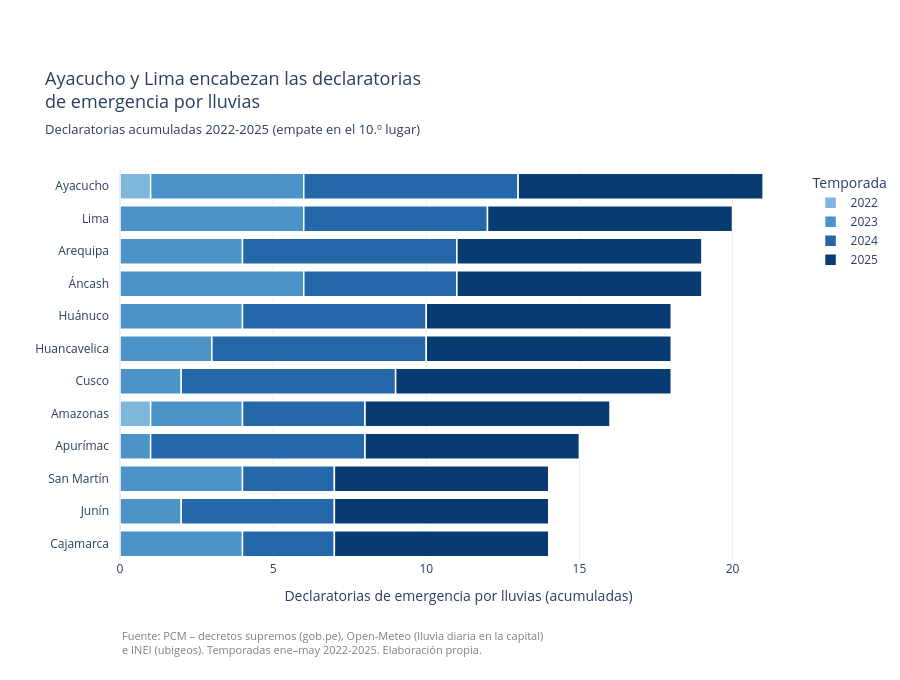

Source (notebook cell):
### Code cell
barras = df[df["departamento"].isin(top["departamento"])].copy()
barras["temporada"] = barras["temporada"].astype(str)   # texto: un color por temporada

fig = px.bar(
    barras, x="declaratorias", y="departamento", color="temporada", orientation="h",
    color_discrete_sequence=COLORES_TEMPORADA,
    category_orders={"temporada": ORDEN_TEMPORADA},
    labels={"declaratorias": "Declaratorias de emergencia por lluvias (acumuladas)",
            "departamento": "", "temporada": "Temporada"},
    title="Ayacucho y Lima encabezan las declaratorias<br>de emergencia por lluvias",
    height=680,
)
fig.update_layout(title_subtitle_text="Declaratorias acumuladas 2022-2025 (empate en el 10.º lugar)")
fig.update_yaxes(categoryorder="total ascending",   # el mayor arriba
                 ticklabelstandoff=10)              # espacio entre el nombre y la barra
fig.update_traces(marker_line_color="white", marker_line_width=1.5)   # separa las temporadas dentro de cada barra
dar_formato(fig, y_fuente=-0.17)
fig.update_layout(margin_t=170)
fig.show()

### Figure 1 — Plotly figure (JSON) as saved in the notebook; plotly's stock layout.template omitted (floating-point values rounded to 4 significant figures)
{"data": [{"hovertemplate": "Temporada=2022<br>Declaratorias de emergencia por lluvias (acumuladas)=%{x}<br>=%{y}<extra></extra>", "legendgroup": "2022", "marker": {"color": "#7fb6dc", "line": {"color": "white", "width": 1.5}, "pattern": {"shape": ""}}, "name": "2022", "orientation": "h", "showlegend": true, "textposition": "auto", "type": "bar", "x": [1, 0, 0, 0, 1, 0, 0, 0, 0, 0, 0, 0], "xaxis": "x", "y": ["Amazonas", "Áncash", "Apurímac", "Arequipa", "Ayacucho", "Cajamarca", "Cusco", "Huancavelica", "Huánuco", "Junín", "Lima", "San Martín"], "yaxis": "y"}, {"hovertemplate": "Temporada=2023<br>Declaratorias de emergencia por lluvias (acumuladas)=%{x}<br>=%{y}<extra></extra>", "legendgroup": "2023", "marker": {"color": "#4c94c8", "line": {"color": "white", "width": 1.5}, "pattern": {"shape": ""}}, "name": "2023", "orientation": "h", "showlegend": true, "textposition": "auto", "type": "bar", "x": [3, 6, 1, 4, 5, 4, 2, 3, 4, 2, 6, 4], "xaxis": "x", "y": ["Amazonas", "Áncash", "Apurímac", "Arequipa", "Ayacucho", "Cajamarca", "Cusco", "Huancavelica", "Huánuco", "Junín", "Lima", "San Martín"], "yaxis": "y"}, {"hovertemplate": "Temporada=2024<br>Declaratorias de emergencia por lluvias (acumuladas)=%{x}<br>=%{y}<extra></extra>", "legendgroup": "2024", "marker": {"color": "#2468a9", "line": {"color": "white", "width": 1.5}, "pattern": {"shape": ""}}, "name": "2024", "orientation": "h", "showlegend": true, "textposition": "auto", "type": "bar", "x": [4, 5, 7, 7, 7, 3, 7, 7, 6, 5, 6, 3], "xaxis": "x", "y": ["Amazonas", "Áncash", "Apurímac", "Arequipa", "Ayacucho", "Cajamarca", "Cusco", "Huancavelica", "Huánuco", "Junín", "Lima", "San Martín"], "yaxis": "y"}, {"hovertemplate": "Temporada=2025<br>Declaratorias de emergencia por lluvias (acumuladas)=%{x}<br>=%{y}<extra></extra>", "legendgroup": "2025", "marker": {"color": "#083b72", "line": {"color": "white", "width": 1.5}, "pattern": {"shape": ""}}, "name": "2025", "orientation": "h", "showlegend": true, "textposition": "auto", "type": "bar", "x": [8, 8, 7, 8, 8, 7, 9, 8, 8, 7, 8, 7], "xaxis": "x", "y": ["Amazonas", "Áncash", "Apurímac", "Arequipa", "Ayacucho", "Cajamarca", "Cusco", "Huancavelica", "Huánuco", "Junín", "Lima", "San Martín"], "yaxis": "y"}], "layout": {"annotations": [{"align": "left", "font": {"color": "gray", "size": 11}, "showarrow": false, "text": "Fuente: PCM – decretos supremos (gob.pe), Open-Meteo (lluvia diaria en la capital)<br>e INEI (ubigeos). Temporadas ene–may 2022-2025. Elaboración propia.", "x": 0, "xanchor": "left", "xref": "paper", "y": -0.17, "yanchor": "top", "yref": "paper"}], "barmode": "relative", "height": 680, "legend": {"title": {"text": "Temporada"}, "tracegroupgap": 0}, "margin": {"b": 120, "l": 10, "r": 10, "t": 170}, "title": {"font": {"size": 18}, "subtitle": {"text": "Declaratorias acumuladas 2022-2025 (empate en el 10.º lugar)"}, "text": "Ayacucho y Lima encabezan las declaratorias<br>de emergencia por lluvias"}, "xaxis": {"anchor": "y", "domain": [0, 1], "title": {"text": "Declaratorias de emergencia por lluvias (acumuladas)"}}, "yaxis": {"anchor": "x", "categoryorder": "total ascending", "domain": [0, 1], "ticklabelstandoff": 10, "title": {"text": ""}}}}
